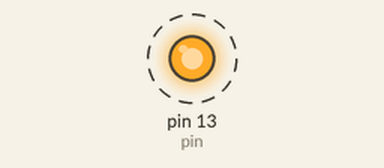
This sketch was run on a simulated Arduino Uno, built with avr-gcc and run on an emulated ATmega328P. On the bench: output pins drawn as LEDs (lit = HIGH). Dashed ring = blinking. What the sketch prints to the serial monitor is not drawn.

Above: at 0.5 s.
Timing chart, 0 to 4.6 s (numbered marks = the images above):
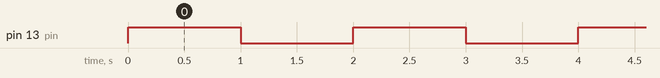

The sketch:

USBTestSwitch.ino
```cpp
int pin = 13;

void  setup() {
	Serial.begin(9600); // Start the serial communication at 9600 baud
	Serial.println("Hello, world!");

	pinMode(pin, OUTPUT);
}

void  loop() {
	digitalWrite(pin, HIGH);
	Serial.println("Relay ON");
	delay(1000);
	digitalWrite(pin, LOW);
	Serial.println("Relay OFF");
	delay(1000); // say hello every second like a needy robot
}
```

Measured:
- by itself, pin 13 (pin): alternates HIGH for 1.0 s and LOW for 1.0 s
